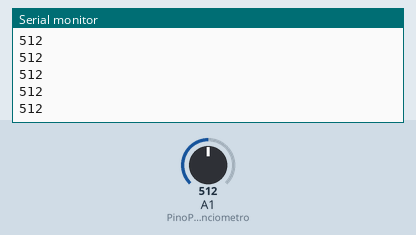
A sketch run on a simulated Arduino Uno, built with avr-gcc and run on an emulated ATmega328P. Shown: the last lines printed to the serial monitor. Inputs (shaded band) come from the test bench; at power-on: A1 (PinoPotenciometro) = 512.

Above: at 1.2 s.
1.3 s: A1 (PinoPotenciometro) set to 716
At 2.3 s:
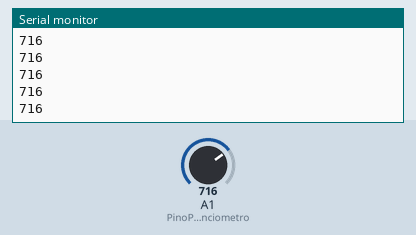
2.8 s: A1 (PinoPotenciometro) set to 900
At 3.8 s:
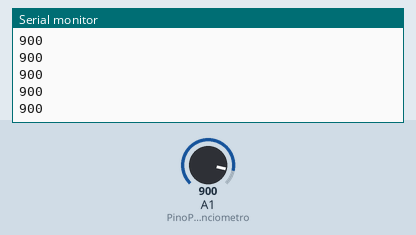
Timing chart, 0 to 5.8 s (numbered marks = the images above; inputs shaded):
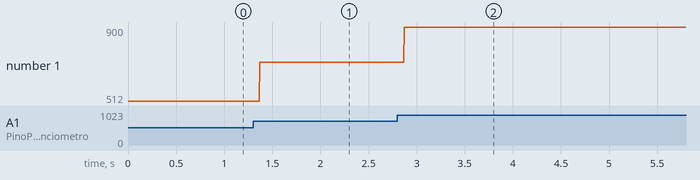

Measured:
- after the input at 1.3 s, the serial monitor: prints a new line after 0.07 s (image 1)
- after the input at 2.8 s, the serial monitor: prints a new line after 0.07 s (image 2)
- plotted number 1: 512 → 716 after the input at 1.3 s, 716 → 900 after the input at 2.8 s

The sketch:

potenciometro.ino
```cpp
const int PinoPotenciometro = A1;
const int Led = 13;
int ValorPot = 0;
void setup() {  // Note que a função analogReference(INTERNAL1V1) não está sendo usada, assim o conversor ADC irá utiliza a referência padrão de 5V.
  Serial.begin(9600);
}
void loop() {
  ValorPot = analogRead(PinoPotenciometro);
  Serial.println(ValorPot);
}
```
